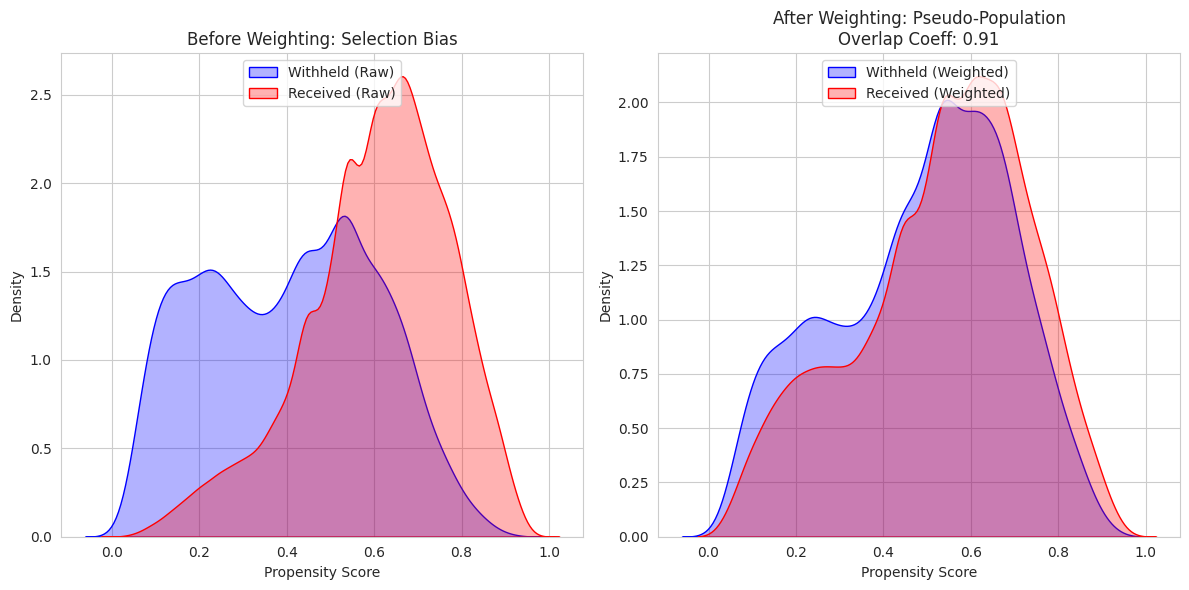
#> input picture backend/run/example-for-website/aki-contrast-trial/download (13).png, 1189 x 590 px
$ python -i generate_graphs.py   (imports and definitions only)
#> lines starting #> are read from the running program, lines starting #| are printed output that depends on the picture
"""
NEPHRIC Trial Emulation - Result Visualization
Generates publication-quality graphs from the trial JSON data.
"""

import json
import numpy as np
import matplotlib.pyplot as plt
import matplotlib.patches as mpatches

# Set style
plt.rcParams['axes.grid'] = True
plt.rcParams['grid.alpha'] = 0.3
plt.rcParams['axes.facecolor'] = '#f8f9fa'
plt.rcParams['figure.facecolor'] = 'white'
plt.rcParams['font.family'] = 'sans-serif'

# [1 line not run here, left out]


# [4 lines left out: function load_trial_data, not called in this run]


def create_all_figures(data):
    """Generate all figures for the trial."""
    trial_name = data['trial_config']['trial_name']

    fig = plt.figure(figsize=(20, 24))
    fig.suptitle(f'{trial_name} - Target Trial Emulation Results', fontsize=16, fontweight='bold', y=0.995)

    # 1. Cohort Attrition
    ax1 = fig.add_subplot(4, 2, 1)
    create_attrition_diagram(ax1, data)

    # 2. Propensity Score Distribution
    ax2 = fig.add_subplot(4, 2, 2)
    create_ps_distribution(ax2, data)

    # 3. Covariate Balance (Love Plot)
    ax3 = fig.add_subplot(4, 2, 3)
    create_love_plot(ax3, data)

    # 4. Primary Outcome Comparison
    ax4 = fig.add_subplot(4, 2, 4)
    create_outcome_comparison(ax4, data)

    # 5. Subgroup Forest Plot
    ax5 = fig.add_subplot(4, 2, 5)
    create_forest_plot(ax5, data)

    # 6. Cumulative Incidence Curve
    ax6 = fig.add_subplot(4, 2, 6)
    create_ci_curve(ax6, data)

    # 7. Validation Timeline
    ax7 = fig.add_subplot(4, 2, 7)
    create_validation_summary(ax7, data)

    # 8. Conclusion Summary
    ax8 = fig.add_subplot(4, 2, 8)
    create_conclusion_panel(ax8, data)

    plt.tight_layout(rect=[0, 0, 1, 0.99], pad=3.0)

    output_base = data['trial_config']['trial_id'].lower() + '_results'
    plt.savefig(f'{output_base}.png', dpi=150, bbox_inches='tight', facecolor='white')
    plt.savefig(f'{output_base}.svg', format='svg', bbox_inches='tight', facecolor='white')
    print(f"Saved: {output_base}.png and {output_base}.svg")
    plt.close()


# [342 lines left out: functions create_attrition_diagram, create_ps_distribution, create_love_plot, create_outcome_comparison, create_forest_plot, create_ci_curve and 2 more, not called in this run]


# [6 lines not run here, left out]

>>> import cv2
>>> picture = cv2.imread('../aki-contrast-trial/download (13).png', cv2.IMREAD_GRAYSCALE)
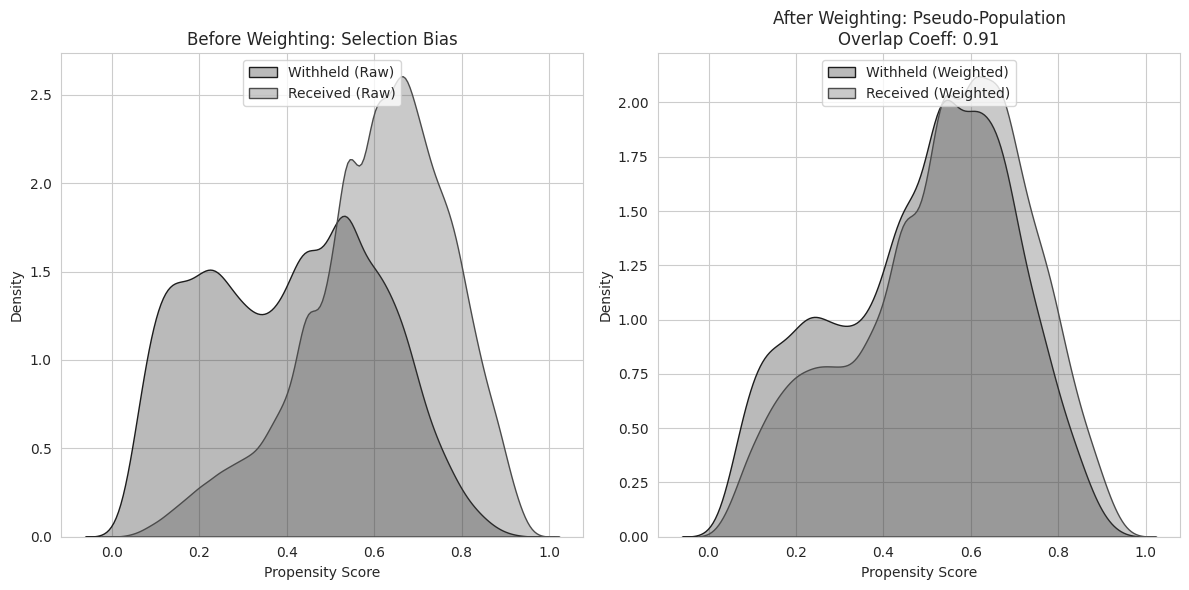
#> picture: shape (590, 1189); min 29, max 255, mean 224.1
#> (the run stopped early here; a loop or call above may not have finished)

$ run again, on backend/run/example-for-website/aki-contrast-trial/download (15).png
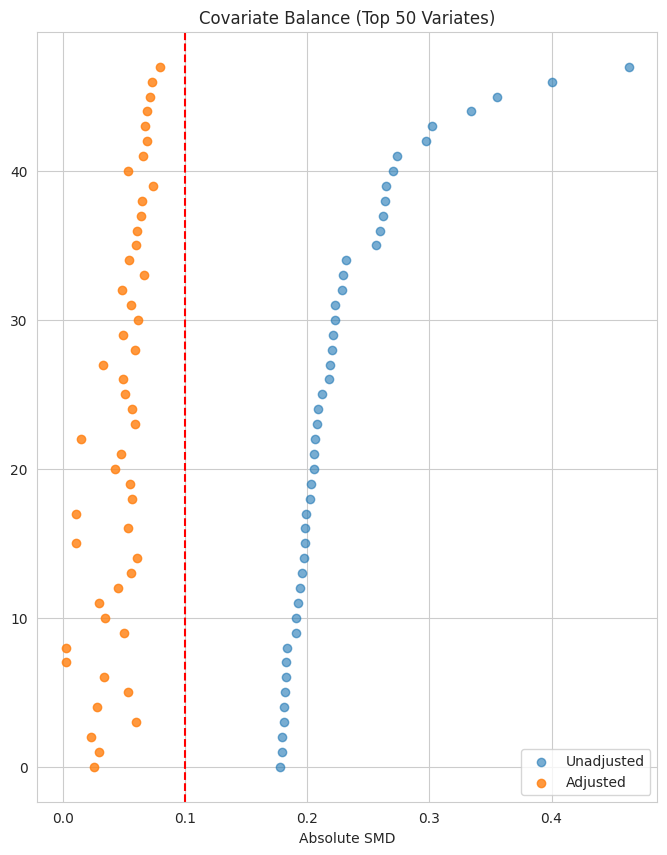
#> input picture backend/run/example-for-website/aki-contrast-trial/download (15).png, 667 x 855 px
#> `picture = cv2.imread('../aki-contrast-trial/download (13).png', cv2.IM..`:
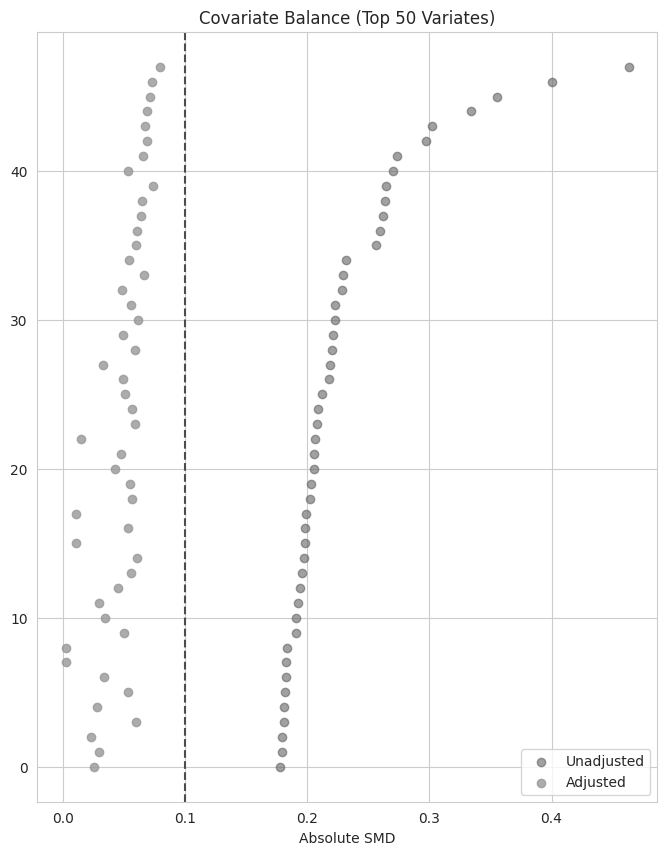
#> picture: shape (855, 667); min 38, max 255, mean 251.6
